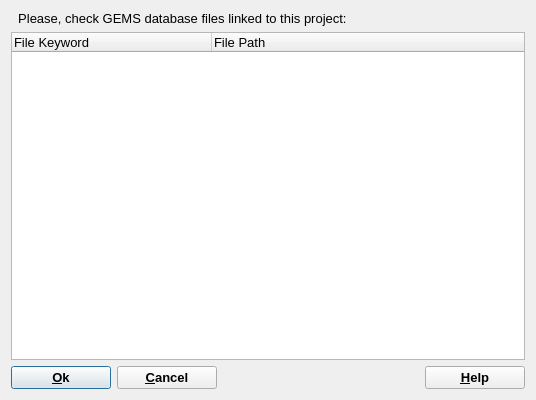
<?xml version="1.0" encoding="UTF-8"?>
<ui version="4.0">
 <comment>Dialog for selecting profile record</comment>
 <class>ListFilesDialogData</class>
 <widget class="QDialog" name="ListFilesDialogData">
  <property name="windowModality">
   <enum>Qt::WindowModal</enum>
  </property>
  <property name="geometry">
   <rect>
    <x>0</x>
    <y>0</y>
    <width>536</width>
    <height>400</height>
   </rect>
  </property>
  <property name="minimumSize">
   <size>
    <width>450</width>
    <height>400</height>
   </size>
  </property>
  <property name="font">
   <font>
    <pointsize>10</pointsize>
   </font>
  </property>
  <property name="windowTitle">
   <string>Database File Configuration for Modelling Project</string>
  </property>
  <property name="modal">
   <bool>true</bool>
  </property>
  <layout class="QVBoxLayout" name="verticalLayout">
   <item>
    <widget class="QLabel" name="pLabel">
     <property name="text">
      <string>  Please, check GEMS database files linked to this project:</string>
     </property>
     <property name="alignment">
      <set>Qt::AlignLeading|Qt::AlignLeft|Qt::AlignVCenter</set>
     </property>
     <property name="wordWrap">
      <bool>false</bool>
     </property>
    </widget>
   </item>
   <item>
    <widget class="QTreeWidget" name="pListFiles">
     <property name="selectionMode">
      <enum>QAbstractItemView::MultiSelection</enum>
     </property>
     <attribute name="headerCascadingSectionResizes">
      <bool>true</bool>
     </attribute>
     <attribute name="headerDefaultSectionSize">
      <number>200</number>
     </attribute>
     <column>
      <property name="text">
       <string>File Keyword</string>
      </property>
     </column>
     <column>
      <property name="text">
       <string>File Path</string>
      </property>
     </column>
    </widget>
   </item>
   <item>
    <layout class="QHBoxLayout" name="layout1">
     <item>
      <widget class="QPushButton" name="pGO_OKButton">
       <property name="sizePolicy">
        <sizepolicy hsizetype="Minimum" vsizetype="Minimum">
         <horstretch>0</horstretch>
         <verstretch>0</verstretch>
        </sizepolicy>
       </property>
       <property name="minimumSize">
        <size>
         <width>100</width>
         <height>0</height>
        </size>
       </property>
       <property name="font">
        <font>
         <pointsize>10</pointsize>
         <weight>75</weight>
         <bold>true</bold>
        </font>
       </property>
       <property name="toolTip">
        <string>Files selections is finisded OK</string>
       </property>
       <property name="text">
        <string>&amp;Ok</string>
       </property>
       <property name="shortcut">
        <string>Alt+O</string>
       </property>
       <property name="default">
        <bool>true</bool>
       </property>
      </widget>
     </item>
     <item>
      <widget class="QPushButton" name="pCancelButton">
       <property name="sizePolicy">
        <sizepolicy hsizetype="Minimum" vsizetype="Minimum">
         <horstretch>0</horstretch>
         <verstretch>0</verstretch>
        </sizepolicy>
       </property>
       <property name="minimumSize">
        <size>
         <width>100</width>
         <height>0</height>
        </size>
       </property>
       <property name="font">
        <font>
         <pointsize>10</pointsize>
         <weight>75</weight>
         <bold>true</bold>
        </font>
       </property>
       <property name="text">
        <string>&amp;Cancel</string>
       </property>
       <property name="shortcut">
        <string>Alt+C</string>
       </property>
      </widget>
     </item>
     <item>
      <spacer>
       <property name="orientation">
        <enum>Qt::Horizontal</enum>
       </property>
       <property name="sizeType">
        <enum>QSizePolicy::Expanding</enum>
       </property>
       <property name="sizeHint" stdset="0">
        <size>
         <width>351</width>
         <height>20</height>
        </size>
       </property>
      </spacer>
     </item>
     <item>
      <widget class="QPushButton" name="pHelpButton">
       <property name="sizePolicy">
        <sizepolicy hsizetype="Minimum" vsizetype="Minimum">
         <horstretch>0</horstretch>
         <verstretch>0</verstretch>
        </sizepolicy>
       </property>
       <property name="minimumSize">
        <size>
         <width>100</width>
         <height>0</height>
        </size>
       </property>
       <property name="font">
        <font>
         <pointsize>10</pointsize>
         <weight>75</weight>
         <bold>true</bold>
        </font>
       </property>
       <property name="toolTip">
        <string>Learn aboutModelling Project concept and project configuration</string>
       </property>
       <property name="text">
        <string>&amp;Help</string>
       </property>
       <property name="shortcut">
        <string>F1</string>
       </property>
      </widget>
     </item>
    </layout>
   </item>
  </layout>
 </widget>
 <layoutdefault spacing="6" margin="11"/>
 <tabstops>
  <tabstop>pListFiles</tabstop>
  <tabstop>pGO_OKButton</tabstop>
  <tabstop>pCancelButton</tabstop>
 </tabstops>
 <resources/>
 <connections/>
</ui>
